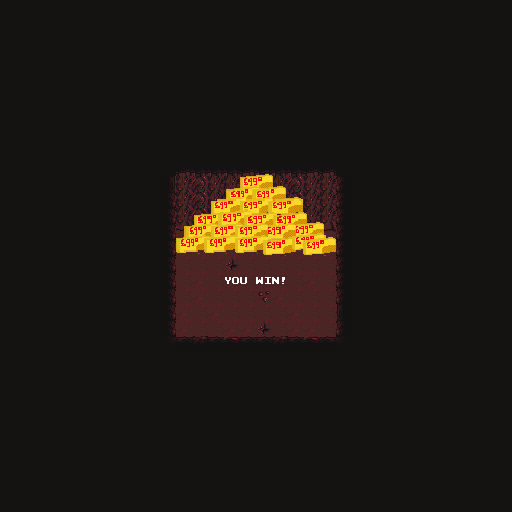

This is a level from a 2D game, rendered from its Tiled map with the project's own tilesets. A one-line summary and the map file follow, with tile-layer data summarised:
An orthogonal 32x32 tile map with 16x16 px tiles, 4 tile layers (floor, walls, outside, eggos), 2 tilesets and 5 objects (4x player_collide, player_spawn).

<map version="1.9" tiledversion="1.9.2" orientation="orthogonal" renderorder="right-down" width="32" height="32" tilewidth="16" tileheight="16" infinite="0" nextlayerid="18" nextobjectid="8">
 <tileset firstgid="1" source="../tilesets/color_set.tsx" />
 <tileset firstgid="101" source="../tilesets/title_map.tsx" />
 <layer id="12" name="floor" width="32" height="32">
  <data>[1024 cells, 100 non-empty, 5 distinct tile ids]</data>
 </layer>
 <layer id="13" name="walls" width="32" height="32">
  <data>[1024 cells, 94 non-empty, 15 distinct tile ids]</data>
 </layer>
 <layer id="14" name="outside" width="32" height="32">
  <data>[1024 cells, 892 non-empty, 3 distinct tile ids]</data>
 </layer>
 <layer id="15" name="eggos" width="32" height="32">
  <data>[1024 cells, 64 non-empty, 64 distinct tile ids]</data>
 </layer>
 <objectgroup id="17" name="object_layer">
  <object id="1" name="player_collide" x="160" y="160" width="192" height="80" />
  <object id="4" name="player_collide" x="176" y="336" width="160" height="16" />
  <object id="5" name="player_collide" x="336" y="224" width="16" height="112" />
  <object id="6" name="player_collide" x="160" y="224" width="16" height="112" />
  <object id="7" name="player_spawn" x="248" y="288" width="16" height="16" />
 </objectgroup>
</map>
